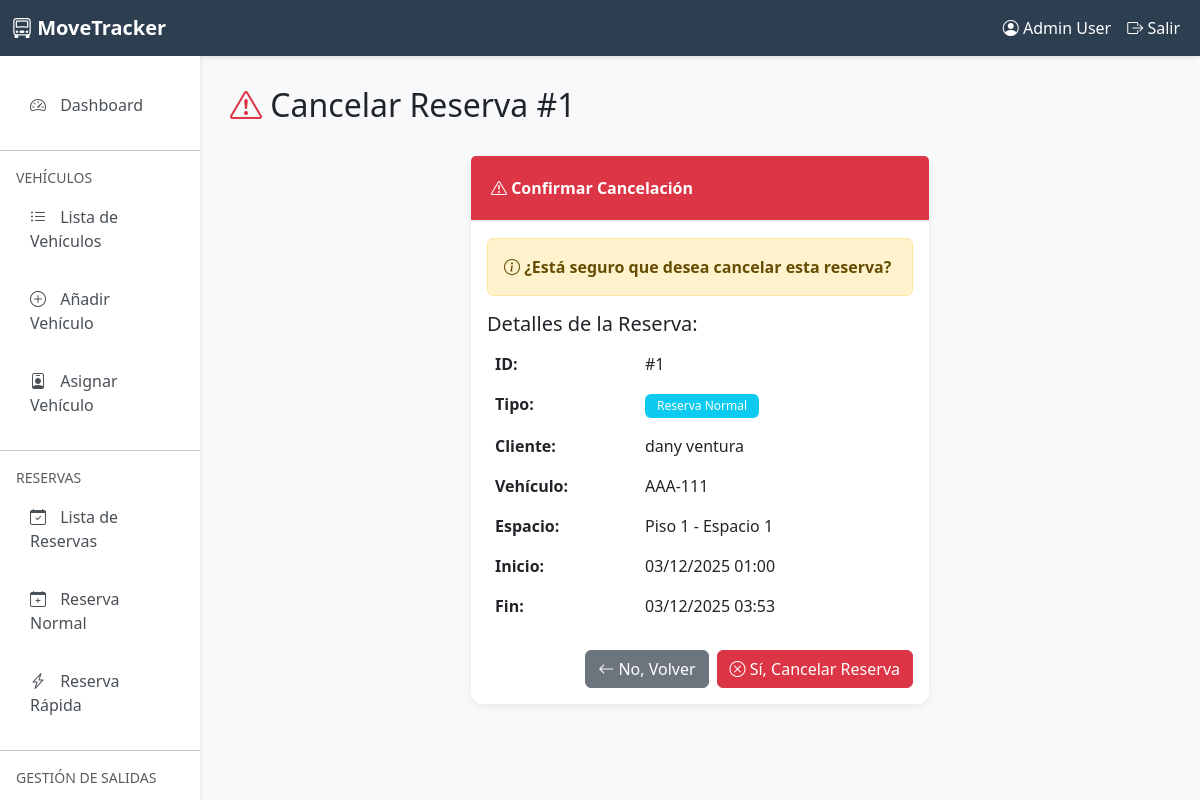
Before: /parking/reservations/1/cancel/ (signed in) with the older database file.
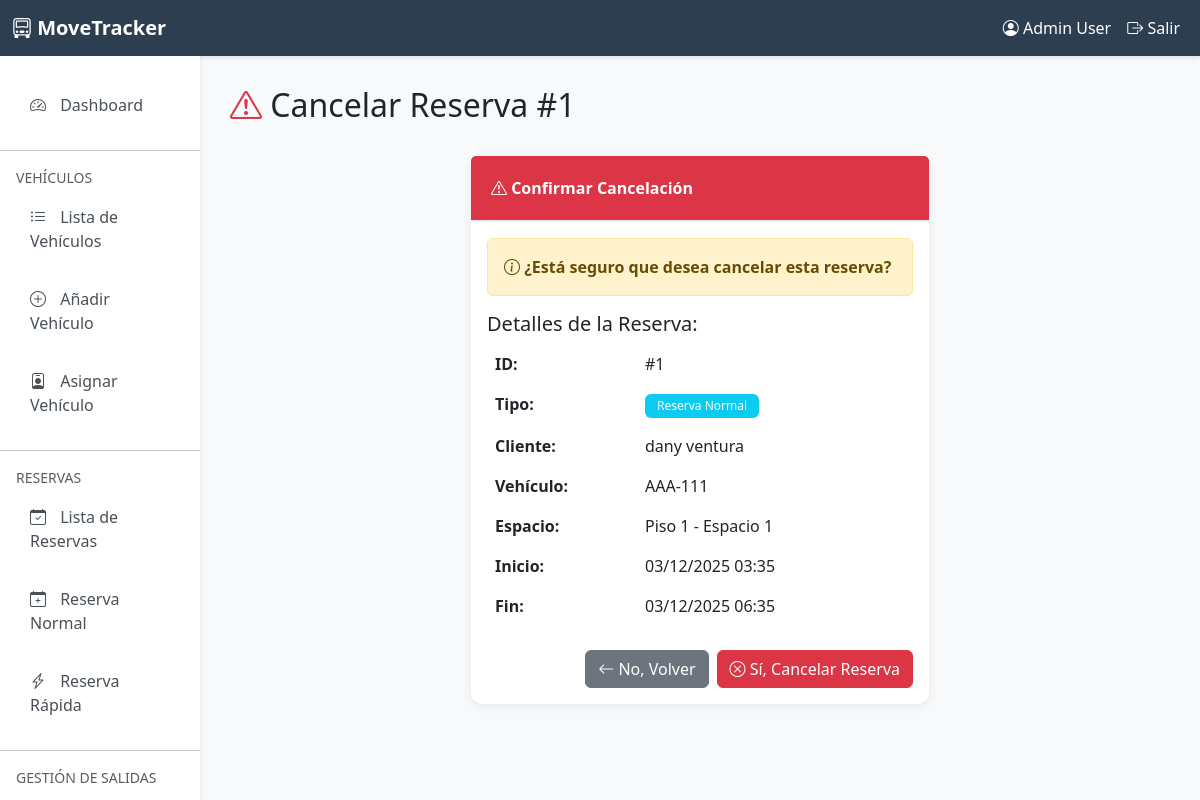
After: the same page with the newer database file.
### parking/models.py (models this page shows, shortened)
class ParkingReservation(models.Model):
    class ReservationStatus(models.TextChoices):
        PENDING = 'PENDING', 'Pendiente'
        CONFIRMED = 'CONFIRMED', 'Confirmado'
        CANCELLED = 'CANCELLED', 'Cancelado'
        COMPLETED = 'COMPLETED', 'Completado'
    user = models.ForeignKey(
        User,
        on_delete=models.CASCADE,
        related_name='parking_reservations',
        verbose_name='Usuario',
        null=True,
        blank=True,
        help_text='Usuario registrado. Dejar en blanco para reserva rápida/manual'
    )
    vehicle = models.ForeignKey(
        Vehicle,
        on_delete=models.CASCADE,
        related_name='reservations',
        verbose_name='Vehículo',
        null=True,
        blank=True,
        help_text='Vehículo registrado. Dejar en blanco para reserva rápida/manual'
    )
    customer_name = models.CharField(
        max_length=100,
        blank=True,
        verbose_name='Nombre del Cliente',
        help_text='Para reservas rápidas sin usuario registrado'
    )
    customer_phone = models.CharField(
        max_length=20,
        blank=True,
        verbose_name='Teléfono del Cliente',
        help_text='Para reservas rápidas sin usuario registrado'
    )
    customer_email = models.EmailField(
        blank=True,
        verbose_name='Email del Cliente',
        help_text='Para reservas rápidas sin usuario registrado'
    )
    vehicle_plate = models.CharField(
        max_length=20,
        blank=True,
        verbose_name='Placa del Vehículo',
        help_text='Para reservas rápidas sin vehículo registrado'
    )
    vehicle_type_temp = models.CharField(
        max_length=20,
        choices=VehicleType.choices,
        blank=True,
        verbose_name='Tipo de Vehículo (Temporal)',
        help_text='Para reservas rápidas sin vehículo registrado'
    )
    parking_space = models.ForeignKey(
        ParkingSpace,
        on_delete=models.CASCADE,
        related_name='reservations',
        null=True,
        blank=True,
        verbose_name='Espacio Asignado'
    )
    status = models.CharField(
        max_length=20,
        choices=ReservationStatus.choices,
        default=ReservationStatus.PENDING,
        verbose_name='Estado'
    )
    reservation_date = models.DateTimeField(
        verbose_name='Fecha de Reserva',
        help_text='Fecha y hora para la cual se reserva'
    )
    duration_minutes = models.PositiveIntegerField(
        verbose_name='Duración (minutos)',
        validators=[MinValueValidator(1)],
        default=60,
        help_text='Duración de la reserva en minutos'
    )
    is_quick_reservation = models.BooleanField(
        default=False,
        verbose_name='Reserva Rápida',
        help_text='Indica si es una reserva rápida/manual sin usuario registrado'
    )
    notes = models.TextField(blank=True, verbose_name='Notas')
    created_by = models.ForeignKey(
        User,
        on_delete=models.SET_NULL,
        null=True,
        blank=True,
        related_name='reservations_created',
        verbose_name='Creado por',
        help_text='Trabajador o admin que creó la reserva'
    )
    created_at = models.DateTimeField(auto_now_add=True, verbose_name='Fecha de Creación')
    updated_at = models.DateTimeField(auto_now=True, verbose_name='Última Actualización')
    class Meta:
        verbose_name = 'Reserva de Estacionamiento'
        verbose_name_plural = 'Reservas de Estacionamiento'
        ordering = ['-reservation_date']
        indexes = [
            models.Index(fields=['status', 'reservation_date']),
            models.Index(fields=['user', 'status']),
            models.Index(fields=['is_quick_reservation', 'status']),
        ]
    @property
    def start_datetime(self):
        return self.reservation_date
    @property
    def end_datetime(self):
        from datetime import timedelta
        return self.reservation_date + timedelta(minutes=self.duration_minutes)

class Vehicle(models.Model):
    owner = models.ForeignKey(
        User,
        on_delete=models.CASCADE,
        related_name='vehicles',
        verbose_name='Propietario',
        null=True,
        blank=True
    )
    vehicle_type = models.CharField(
        max_length=20,
        choices=VehicleType.choices,
        verbose_name='Tipo de Vehículo'
    )
    brand = models.CharField(
        max_length=50,
        null=True,
        blank=True,
        verbose_name='Marca',
        help_text='Marca del vehículo (opcional)'
    )
    model = models.CharField(
        max_length=50,
        null=True,
        blank=True,
        verbose_name='Modelo',
        help_text='Modelo del vehículo (opcional)'
    )
    year = models.PositiveIntegerField(
        null=True,
        blank=True,
        verbose_name='Año',
        validators=[MinValueValidator(1900), MaxValueValidator(2100)],
        help_text='Año de fabricación (opcional)'
    )
    color = models.CharField(max_length=30, verbose_name='Color')
    license_plate = models.CharField(
        max_length=20,
        unique=True,
        verbose_name='Placa',
        help_text='Número de placa del vehículo'
    )
    is_active = models.BooleanField(default=True, verbose_name='Activo')
    created_at = models.DateTimeField(auto_now_add=True, verbose_name='Fecha de Registro')
    updated_at = models.DateTimeField(auto_now=True, verbose_name='Última Actualización')
    registered_by = models.ForeignKey(
        User,
        on_delete=models.SET_NULL,
        null=True,
        related_name='registered_vehicles',
        verbose_name='Registrado por'
    )
    class Meta:
        verbose_name = 'Vehículo'
        verbose_name_plural = 'Vehículos'
        ordering = ['-created_at']
        indexes = [
            models.Index(fields=['license_plate']),
            models.Index(fields=['owner', 'is_active']),
        ]

class ParkingSpace(models.Model):
    class SpaceStatus(models.TextChoices):
        AVAILABLE = 'AVAILABLE', 'Disponible'
        OCCUPIED = 'OCCUPIED', 'Ocupado'
        RESERVED = 'RESERVED', 'Reservado'
        MAINTENANCE = 'MAINTENANCE', 'En Mantenimiento'
    floor = models.ForeignKey(
        ParkingFloor,
        on_delete=models.CASCADE,
        related_name='spaces',
        verbose_name='Piso'
    )
    space_number = models.PositiveIntegerField(
        verbose_name='Número de Espacio',
        validators=[MinValueValidator(1)]
    )
    status = models.CharField(
        max_length=20,
        choices=SpaceStatus.choices,
        default=SpaceStatus.AVAILABLE,
        verbose_name='Estado'
    )
    is_active = models.BooleanField(default=True, verbose_name='Espacio Activo')
    created_at = models.DateTimeField(auto_now_add=True, verbose_name='Fecha de Creación')
    updated_at = models.DateTimeField(auto_now=True, verbose_name='Última Actualización')
    class Meta:
        verbose_name = 'Espacio de Estacionamiento'
        verbose_name_plural = 'Espacios de Estacionamiento'
        ordering = ['floor__floor_number', 'space_number']
        unique_together = [['floor', 'space_number']]
        indexes = [
            models.Index(fields=['status', 'is_active']),
        ]

class ParkingFloor(models.Model):
    configuration = models.ForeignKey(
        ParkingConfiguration,
        on_delete=models.CASCADE,
        related_name='floors',
        verbose_name='Configuración'
    )
    floor_number = models.PositiveIntegerField(
        verbose_name='Número de Piso',
        validators=[MinValueValidator(1)]
    )
    floor_name = models.CharField(
        max_length=50,
        verbose_name='Nombre del Piso',
        blank=True,
        help_text='Ej: Piso 1, Sótano 1, etc.'
    )
    is_active = models.BooleanField(default=True, verbose_name='Piso Activo')
    created_at = models.DateTimeField(auto_now_add=True, verbose_name='Fecha de Creación')
    class Meta:
        verbose_name = 'Piso de Estacionamiento'
        verbose_name_plural = 'Pisos de Estacionamiento'
        ordering = ['floor_number']
        unique_together = [['configuration', 'floor_number']]

### user/models.py (models this page shows, shortened)
class User(AbstractUser):
    dni = models.CharField(max_length=10, blank=True, null=True, verbose_name='DNI')
    phone = models.CharField(max_length=15, blank=True, null=True, verbose_name='Teléfono')
    class Meta:
        verbose_name = 'Usuario'
        verbose_name_plural = 'Usuarios'
        db_table = 'auth_user'

### parking/views.py (the view, shortened to what this page needs)
# urls.py: path('reservations/<int:pk>/cancel/', views.cancel_reservation, name='cancel_reservation'),
@login_required
@user_passes_test(is_admin_or_worker, login_url='user:login')
def cancel_reservation(request, pk):
    reservation = get_object_or_404(ParkingReservation, pk=pk)
    context = {
        'reservation': reservation,
        'title': f'Cancelar Reserva #{reservation.id}'
    }
    return render(request, 'parking/reservation_cancel.html', context)

### parking/views.py (called while the page is built)
def is_admin_or_worker(user):
    if not user.is_authenticated:
        return False
    if user.is_superuser:
        return True
    if hasattr(user, 'role'):
        return user.role in ['ADMIN', 'WORKER']
    return user.is_staff

### parking/templates/parking/reservation_cancel.html (shortened to what this page needs)
{% extends 'parking/base.html' %}
{% block content %}
<div class="row mb-4">
    <div class="col-12">
        <h2><i class="bi bi-exclamation-triangle text-danger"></i> {{ title }}</h2>
    </div>
</div>
<div class="row">
    <div class="col-md-6 mx-auto">
        <div class="card border-danger">
            <div class="card-header bg-danger text-white">
                <i class="bi bi-exclamation-triangle"></i> Confirmar Cancelación
            </div>
            <div class="card-body">
                <div class="alert alert-warning">
                    <i class="bi bi-info-circle"></i>
                    <strong>¿Está seguro que desea cancelar esta reserva?</strong>
                </div>
                <h5>Detalles de la Reserva:</h5>
                <table class="table table-borderless">
                    <tr>
                        <td width="150"><strong>ID:</strong></td>
                        <td>#{{ reservation.id }}</td>
                    </tr>
                    <tr>
                        <td><strong>Tipo:</strong></td>
                        <td>
                            {% if reservation.is_quick_reservation %}
                                <span class="badge bg-warning text-dark">Reserva Rápida</span>
                            {% else %}
                                <span class="badge bg-info">Reserva Normal</span>
                            {% endif %}
                        </td>
                    </tr>
                    <tr>
                        <td><strong>Cliente:</strong></td>
                        <td>
                            {% if reservation.is_quick_reservation %}
                                {{ reservation.customer_name }}
                            {% else %}
                                {{ reservation.vehicle.owner.get_full_name|default:reservation.vehicle.owner.username }}
                            {% endif %}
                        </td>
                    </tr>
                    <tr>
                        <td><strong>Vehículo:</strong></td>
                        <td>
                            {% if reservation.is_quick_reservation %}
                                {{ reservation.vehicle_plate }}
                            {% else %}
                                {{ reservation.vehicle.license_plate }}
                            {% endif %}
                        </td>
                    </tr>
                    <tr>
                        <td><strong>Espacio:</strong></td>
                        <td>Piso {{ reservation.parking_space.floor.floor_number }} - Espacio {{ reservation.parking_space.space_number }}</td>
                    </tr>
                    <tr>
                        <td><strong>Inicio:</strong></td>
                        <td>{{ reservation.start_datetime|date:"d/m/Y H:i" }}</td>
                    </tr>
                    <tr>
                        <td><strong>Fin:</strong></td>
                        <td>{{ reservation.end_datetime|date:"d/m/Y H:i" }}</td>
                    </tr>
                </table>
                <form method="post">
                    <div class="d-grid gap-2 d-md-flex justify-content-md-end mt-4">
                        <a href="{% url 'parking:reservation_detail' reservation.id %}" class="btn btn-secondary">
                            <i class="bi bi-arrow-left"></i> No, Volver
                        </a>
                        <button type="submit" class="btn btn-danger">
                            <i class="bi bi-x-circle"></i> Sí, Cancelar Reserva
                        </button>
                    </div>
                </form>
            </div>
        </div>
    </div>
</div>
{% endblock %}

Changed rows visible on the page:
changed ParkingReservation "dany ventura": start_datetime "03/12/2025 01:00" → "03/12/2025 03:35"; end_datetime "03/12/2025 03:53" → "03/12/2025 06:35"
